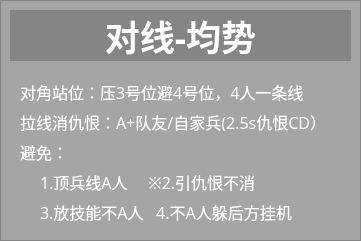
  <widget class="QFrame" name="frame_7">
   <property name="geometry">
    <rect>
     <x>390</x>
     <y>830</y>
     <width>361</width>
     <height>241</height>
    </rect>
   </property>
   <property name="font">
    <font>
     <family>微软雅黑</family>
    </font>
   </property>
   <property name="styleSheet">
    <string notr="true">QFrame{background-color: rgba(0, 0, 0, 50);}</string>
   </property>
   <property name="frameShape">
    <enum>QFrame::StyledPanel</enum>
   </property>
   <property name="frameShadow">
    <enum>QFrame::Raised</enum>
   </property>
   <widget class="QLabel" name="label_48">
    <property name="geometry">
     <rect>
      <x>40</x>
      <y>170</y>
      <width>301</width>
      <height>21</height>
     </rect>
    </property>
    <property name="font">
     <font>
      <family>微软雅黑</family>
      <pointsize>12</pointsize>
     </font>
    </property>
    <property name="styleSheet">
     <string notr="true">color: rgb(255, 255, 255);
background-color: rgba(255, 255, 255, 0);</string>
    </property>
    <property name="text">
     <string>1.顶兵线A人     ※2.引仇恨不消</string>
    </property>
    <property name="alignment">
     <set>Qt::AlignLeading|Qt::AlignLeft|Qt::AlignTop</set>
    </property>
   </widget>
   <widget class="QLabel" name="label_49">
    <property name="geometry">
     <rect>
      <x>10</x>
      <y>10</y>
      <width>341</width>
      <height>51</height>
     </rect>
    </property>
    <property name="font">
     <font>
      <family>微软雅黑</family>
      <pointsize>26</pointsize>
      <weight>75</weight>
      <bold>true</bold>
     </font>
    </property>
    <property name="styleSheet">
     <string notr="true">color: rgb(255, 255, 255);</string>
    </property>
    <property name="text">
     <string>对线-均势</string>
    </property>
    <property name="alignment">
     <set>Qt::AlignCenter</set>
    </property>
   </widget>
   <widget class="QLabel" name="label_50">
    <property name="geometry">
     <rect>
      <x>40</x>
      <y>200</y>
      <width>311</width>
      <height>21</height>
     </rect>
    </property>
    <property name="font">
     <font>
      <family>微软雅黑</family>
      <pointsize>12</pointsize>
     </font>
    </property>
    <property name="styleSheet">
     <string notr="true">color: rgb(255, 255, 255);
background-color: rgba(255, 255, 255, 0);</string>
    </property>
    <property name="text">
     <string>3.放技能不A人   4.不A人躲后方挂机</string>
    </property>
    <property name="alignment">
     <set>Qt::AlignLeading|Qt::AlignLeft|Qt::AlignTop</set>
    </property>
   </widget>
   <widget class="QLabel" name="label_51">
    <property name="geometry">
     <rect>
      <x>20</x>
      <y>80</y>
      <width>301</width>
      <height>21</height>
     </rect>
    </property>
    <property name="font">
     <font>
      <family>微软雅黑</family>
      <pointsize>12</pointsize>
     </font>
    </property>
    <property name="styleSheet">
     <string notr="true">color: rgb(255, 255, 255);
background-color: rgba(255, 255, 255, 0);</string>
    </property>
    <property name="text">
     <string>对角站位：压3号位避4号位，4人一条线</string>
    </property>
    <property name="alignment">
     <set>Qt::AlignLeading|Qt::AlignLeft|Qt::AlignTop</set>
    </property>
   </widget>
   <widget class="QLabel" name="label_52">
    <property name="geometry">
     <rect>
      <x>20</x>
      <y>140</y>
      <width>311</width>
      <height>21</height>
     </rect>
    </property>
    <property name="font">
     <font>
      <family>微软雅黑</family>
      <pointsize>12</pointsize>
     </font>
    </property>
    <property name="styleSheet">
     <string notr="true">color: rgb(255, 255, 255);
background-color: rgba(255, 255, 255, 0);</string>
    </property>
    <property name="text">
     <string>避免：</string>
    </property>
    <property name="alignment">
     <set>Qt::AlignLeading|Qt::AlignLeft|Qt::AlignTop</set>
    </property>
   </widget>
   <widget class="QLabel" name="label_53">
    <property name="geometry">
     <rect>
      <x>20</x>
      <y>110</y>
      <width>301</width>
      <height>21</height>
     </rect>
    </property>
    <property name="font">
     <font>
      <family>微软雅黑</family>
      <pointsize>12</pointsize>
     </font>
    </property>
    <property name="styleSheet">
     <string notr="true">color: rgb(255, 255, 255);
background-color: rgba(255, 255, 255, 0);</string>
    </property>
    <property name="text">
     <string>拉线消仇恨：A+队友/自家兵(2.5s仇恨CD）</string>
    </property>
    <property name="alignment">
     <set>Qt::AlignLeading|Qt::AlignLeft|Qt::AlignTop</set>
    </property>
   </widget>
  </widget>
